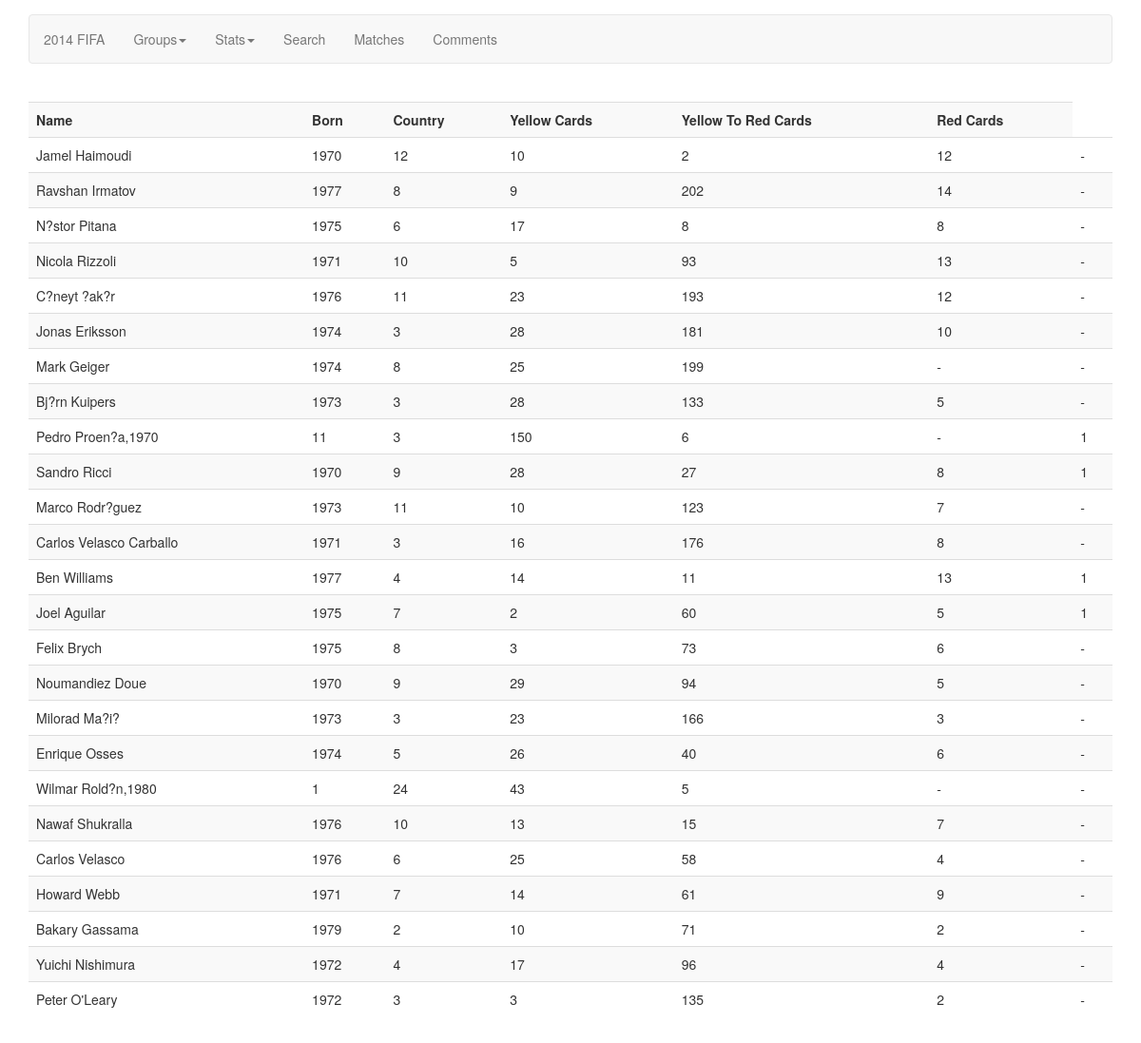
The app's page /stats/referees with its own data.
### tables this page shows
CREATE TABLE "referees" ("Name" VARCHAR(23),
"Birthday_Year" INTEGER,
"Birthday_Month" INTEGER,
"Birthday_Day" INTEGER,
"Country" INTEGER,
"Yellow_Cards" VARCHAR(2),
"Yellow_to_Red_Cards" VARCHAR(1),
"Red_Cards" VARCHAR(1));

### hello.py (the view, shortened to what this page needs)
@app.route('/stats/<name>')
def stat(name=None):
    con = lite.connect("fifa2014.db")
    cur = con.cursor()
    if name == "referees":
        cur.execute("select * from referees")
    rows = cur.fetchall()
    return render_template('stats.html', **locals())

### templates/stats.html (shortened to what this page needs)
<!DOCTYPE html>
<html>
<head>
    <link href="/static/css/bootstrap.min.css" rel="stylesheet">
</head>
<body class="container">
    <nav class="navbar navbar-default">
        <ul class="nav navbar-nav">
            <li>
                <a href="/" class="app-bar-element">
                        2014 FIFA
                    </a>
            </li>
            <li class="dropdown">
                <a href="#" class="dropdown-toggle" data-toggle="dropdown" role="button" aria-haspopup="true" aria-expanded="false">Groups<span class="caret"></span></a>
            </li>
            <li class="dropdown">
                <a href="/stats" class="dropdown-toggle" data-toggle="dropdown" role="button" aria-haspopup="true" aria-expanded="false">Stats<span class="caret"></span></a>
            </li>
            <li><a href="/search">Search</a></li>
            <li><a href="/matches">Matches</a></li>
            <li><a href="/comments">Comments</a></li>
        </ul>
    </nav>
    <br>
    <div>
        <table class="table table-striped">
            <tr>
             {% if name == "referees" %}
            <th>Name</th>
            <th>Born</th>
            <th>Country</th>
            <th>Yellow Cards</th>
            <th>Yellow To Red Cards</th>
            <th>Red Cards</th>
            </tr>
            {% for row in rows %}
            <tr>
                <td>{{row[0]}}</td>
                <td>{{row[1]}}</td>
                <td>{{row[2]}}</td>
                <td>{{row[3]}}</td>
                <td>{{row[4]}}</td>
                <td>{{row[5]}}</td>
                <td>{{row[6]}}</td>
            </tr>
            {%endfor%} {%endif%}
        </table>
    </div>
    <br><br><br>
</body>
</html>

### records on screen
referees: Name "Jamel Haimoudi", Birthday_Year "1970", Birthday_Month "12", Birthday_Day "10", Country "2", Yellow_Cards "12", Yellow_to_Red_Cards "-"
referees: Name "Ravshan Irmatov", Birthday_Year "1977", Birthday_Month "8", Birthday_Day "9", Country "202", Yellow_Cards "14", Yellow_to_Red_Cards "-"
referees: Name "N?stor Pitana", Birthday_Year "1975", Birthday_Month "6", Birthday_Day "17", Country "8", Yellow_Cards "8", Yellow_to_Red_Cards "-"
referees: Name "Nicola Rizzoli", Birthday_Year "1971", Birthday_Month "10", Birthday_Day "5", Country "93", Yellow_Cards "13", Yellow_to_Red_Cards "-"
referees: Name "C?neyt ?ak?r", Birthday_Year "1976", Birthday_Month "11", Birthday_Day "23", Country "193", Yellow_Cards "12", Yellow_to_Red_Cards "-"
referees: Name "Jonas Eriksson", Birthday_Year "1974", Birthday_Month "3", Birthday_Day "28", Country "181", Yellow_Cards "10", Yellow_to_Red_Cards "-"
referees: Name "Mark Geiger", Birthday_Year "1974", Birthday_Month "8", Birthday_Day "25", Country "199", Yellow_Cards "-", Yellow_to_Red_Cards "-"
referees: Name "Bj?rn Kuipers", Birthday_Year "1973", Birthday_Month "3", Birthday_Day "28", Country "133", Yellow_Cards "5", Yellow_to_Red_Cards "-"
referees: Name "Pedro Proen?a,1970", Birthday_Year "11", Birthday_Month "3", Birthday_Day "150", Country "6", Yellow_Cards "-", Yellow_to_Red_Cards "1"
referees: Name "Sandro Ricci", Birthday_Year "1970", Birthday_Month "9", Birthday_Day "28", Country "27", Yellow_Cards "8", Yellow_to_Red_Cards "1"
referees: Name "Marco Rodr?guez", Birthday_Year "1973", Birthday_Month "11", Birthday_Day "10", Country "123", Yellow_Cards "7", Yellow_to_Red_Cards "-"
referees: Name "Carlos Velasco Carballo", Birthday_Year "1971", Birthday_Month "3", Birthday_Day "16", Country "176", Yellow_Cards "8", Yellow_to_Red_Cards "-"
referees: Name "Ben Williams", Birthday_Year "1977", Birthday_Month "4", Birthday_Day "14", Country "11", Yellow_Cards "13", Yellow_to_Red_Cards "1"
referees: Name "Joel Aguilar", Birthday_Year "1975", Birthday_Month "7", Birthday_Day "2", Country "60", Yellow_Cards "5", Yellow_to_Red_Cards "1"
referees: Name "Felix Brych", Birthday_Year "1975", Birthday_Month "8", Birthday_Day "3", Country "73", Yellow_Cards "6", Yellow_to_Red_Cards "-"
referees: Name "Noumandiez Doue", Birthday_Year "1970", Birthday_Month "9", Birthday_Day "29", Country "94", Yellow_Cards "5", Yellow_to_Red_Cards "-"
referees: Name "Milorad Ma?i?", Birthday_Year "1973", Birthday_Month "3", Birthday_Day "23", Country "166", Yellow_Cards "3", Yellow_to_Red_Cards "-"
referees: Name "Enrique Osses", Birthday_Year "1974", Birthday_Month "5", Birthday_Day "26", Country "40", Yellow_Cards "6", Yellow_to_Red_Cards "-"
referees: Name "Wilmar Rold?n,1980", Birthday_Year "1", Birthday_Month "24", Birthday_Day "43", Country "5", Yellow_Cards "-", Yellow_to_Red_Cards "-"
referees: Name "Nawaf Shukralla", Birthday_Year "1976", Birthday_Month "10", Birthday_Day "13", Country "15", Yellow_Cards "7", Yellow_to_Red_Cards "-"
referees: Name "Carlos Velasco", Birthday_Year "1976", Birthday_Month "6", Birthday_Day "25", Country "58", Yellow_Cards "4", Yellow_to_Red_Cards "-"
referees: Name "Howard Webb", Birthday_Year "1971", Birthday_Month "7", Birthday_Day "14", Country "61", Yellow_Cards "9", Yellow_to_Red_Cards "-"
referees: Name "Bakary Gassama", Birthday_Year "1979", Birthday_Month "2", Birthday_Day "10", Country "71", Yellow_Cards "2", Yellow_to_Red_Cards "-"
referees: Name "Yuichi Nishimura", Birthday_Year "1972", Birthday_Month "4", Birthday_Day "17", Country "96", Yellow_Cards "4", Yellow_to_Red_Cards "-"
referees: Name "Peter O'Leary", Birthday_Year "1972", Birthday_Month "3", Birthday_Day "3", Country "135", Yellow_Cards "2", Yellow_to_Red_Cards "-"
